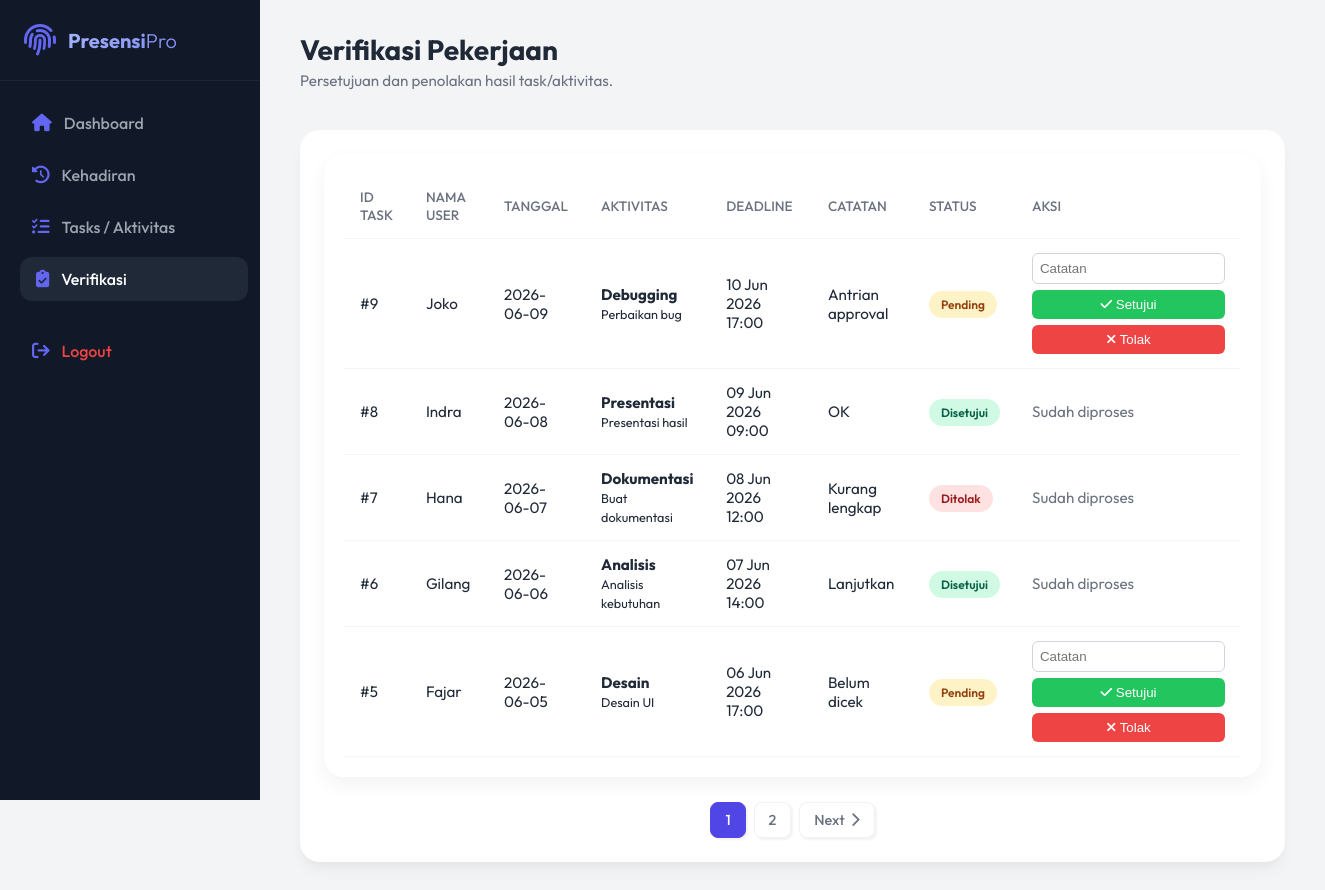
The app's page /verification/index.php (signed in) with its own data.
### tables this page shows
CREATE TABLE `verifications` (
  `id` int(11) NOT NULL,
  `status` enum('Pending','Disetujui','Ditolak') DEFAULT NULL,
  `catatan` varchar(500) DEFAULT NULL,
  `tanggal_approval` datetime DEFAULT NULL,
  `tasks_idtasks` int(11) DEFAULT NULL,
  `users_id` int(11) DEFAULT NULL
);

CREATE TABLE `users` (
  `id` int(11) NOT NULL,
  `nama` varchar(100) NOT NULL,
  `email` varchar(100) NOT NULL,
  `password` varchar(255) NOT NULL,
  `divisi` enum('IT','HR','Finance','Marketing','Operasional') NOT NULL,
  `status` enum('Aktif','Nonaktif') DEFAULT 'Aktif',
  `tipe_users_id` int(11) DEFAULT NULL
);

CREATE TABLE `tasks` (
  `id` int(11) NOT NULL,
  `tanggal` date NOT NULL,
  `aktivitas` varchar(255) DEFAULT NULL,
  `deskripsi` varchar(500) DEFAULT NULL,
  `file_lampiran` varchar(255) DEFAULT NULL,
  `file_hash` varchar(64) DEFAULT NULL COMMENT 'SHA-256 Hash dari file aslinya',
  `latitude` decimal(10,8) DEFAULT NULL COMMENT 'Lokasi garis lintang (latitude) pengumpulan',
  `longitude` decimal(11,8) DEFAULT NULL COMMENT 'Lokasi garis bujur (longitude) pengumpulan',
  `submitted_at` datetime DEFAULT NULL COMMENT 'Tanggal & Jam saat tugas di-submit/dikumpulkan',
  `deadline` datetime DEFAULT NULL,
  `status` enum('Pending','Proses','Selesai') DEFAULT 'Pending',
  `creator_id` int(11) DEFAULT NULL,
  `assignee_id` int(11) DEFAULT NULL
);

### models/Verification.php (called while the page is built, shortened)
<?php
class Verification
{
    private $conn;
    private $table_name = "verifications";
    public function __construct($db)
    {
        $this->conn = $db;
    }
    public function readPaging($from_record_num, $records_per_page, $powerLevel = null)
    {
        $query = "SELECT
                    v.*,
                    u.nama AS user_name,
                    t.aktivitas,
                    t.deskripsi,
                    t.tanggal,
                    t.deadline
                  FROM " . $this->table_name . " v
                  LEFT JOIN users u ON v.users_id = u.id
                  LEFT JOIN tasks t ON v.tasks_idtasks = t.id";
        if ($powerLevel !== null && $powerLevel < 5) {
            $query .= " WHERE (6 - u.tipe_users_id) < :powerLevel";
        }
        $query .= " ORDER BY v.id DESC LIMIT :from, :limit";
        $stmt = $this->conn->prepare($query);
        if ($powerLevel !== null && $powerLevel < 5) {
            $stmt->bindParam(':powerLevel', $powerLevel, PDO::PARAM_INT);
        }
        $stmt->bindParam(':from', $from_record_num, PDO::PARAM_INT);
        $stmt->bindParam(':limit', $records_per_page, PDO::PARAM_INT);
        $stmt->execute();
        return $stmt;
    }
    public function count($powerLevel = null, $status = null)
    {
        $query = "SELECT COUNT(*) as total_row FROM " . $this->table_name . " v LEFT JOIN users u ON v.users_id = u.id";
        $conditions = [];
        if ($powerLevel !== null && $powerLevel < 5) {
            $conditions[] = "(6 - u.tipe_users_id) < :powerLevel";
        }
        if (!empty($conditions)) {
            $query .= " WHERE " . implode(" AND ", $conditions);
        }
        $stmt = $this->conn->prepare($query);
        if ($powerLevel !== null && $powerLevel < 5) {
            $stmt->bindParam(':powerLevel', $powerLevel, PDO::PARAM_INT);
        }
        $stmt->execute();
        $row = $stmt->fetch(PDO::FETCH_ASSOC);
        return $row['total_row'];
    }
}
?>

### verification/index.php (the view, shortened to what this page needs)
<?php
require_once '../models/Verification.php';
$database = new Database();
$db = $database->getConnection();
$verification = new Verification($db);
$userPowerLevel = $_SESSION['power_level'] ?? 1;
$page = isset($_GET['page']) ? (int) $_GET['page'] : 1;
$records_per_page = 5;
$from_record_num = ($records_per_page * $page) - $records_per_page;
$filterPowerLevel = ($userPowerLevel < 5) ? $userPowerLevel : null;
$stmt = $verification->readPaging($from_record_num, $records_per_page, $filterPowerLevel);
$total_rows = $verification->count($filterPowerLevel);
$total_pages = ceil($total_rows / $records_per_page);
?>
<!DOCTYPE html>
<html lang="id">
<head>
    <link rel="stylesheet" href="https://cdnjs.cloudflare.com/ajax/libs/font-awesome/6.4.0/css/all.min.css">
    <link rel="stylesheet" href="../assets/css/style.css">
</head>
<body>
    <aside class="sidebar">
        <div class="sidebar-header">
            <i class="fa-solid fa-fingerprint fa-2x" style="color: var(--primary-light);"></i>
            <h2>Presensi<span style="color: white; font-weight: 300;">Pro</span></h2>
        </div>
        <ul class="nav-links">
            <li><a href="../index.php"><i class="fa-solid fa-house"></i> Dashboard</a></li>
            <li><a href="../kehadiran/index.php"><i class="fa-solid fa-clock-rotate-left"></i> Kehadiran</a></li>
            <li><a href="../tasks/index.php"><i class="fa-solid fa-list-check"></i> Tasks / Aktivitas</a></li>
            <?php if (isset($_SESSION['power_level']) && $_SESSION['power_level'] > 1): ?>
                <li><a href="index.php" class="active"><i class="fa-solid fa-clipboard-check"></i> Verifikasi</a></li>
            <?php endif; ?>
            <li style="margin-top: auto; padding-top: 20px;"><a href="../logout.php" style="color: #ef4444;"><i
                        class="fa-solid fa-arrow-right-from-bracket"></i> Logout</a></li>
        </ul>
    </aside>
    <main class="main-content">
        <header class="top-header">
            <div class="welcome-msg">
                <h1>Verifikasi Pekerjaan</h1>
                <p>Persetujuan dan penolakan hasil task/aktivitas.</p>
            </div>
        </header>
        <div class="section-card">
            <div class="table-responsive">
                <table>
                    <thead>
                        <tr>
                            <th>ID TASK</th>
                            <th>NAMA USER</th>
                            <th>TANGGAL</th>
                            <th>AKTIVITAS</th>
                            <th>DEADLINE</th>
                            <th>CATATAN</th>
                            <th>STATUS</th>
                            <th>AKSI</th>
                        </tr>
                    </thead>
                    <tbody>
                        <?php while ($row = $stmt->fetch(PDO::FETCH_ASSOC)): ?>
                            <tr>
                                <td>#<?php echo htmlspecialchars($row['tasks_idtasks']); ?></td>
                                <td><?php echo htmlspecialchars($row['user_name'] ?? '-'); ?></td>
                                <td><?php echo htmlspecialchars($row['tanggal'] ?? '-'); ?></td>
                                <td>
                                    <strong><?php echo htmlspecialchars($row['aktivitas'] ?? '-'); ?></strong><br>
                                    <small><?php echo htmlspecialchars($row['deskripsi'] ?? '-'); ?></small>
                                </td>
                                <td><?php echo isset($row['deadline']) ? date('d M Y H:i', strtotime($row['deadline'])) : '-'; ?></td>
                                <td><?php echo htmlspecialchars($row['catatan']); ?></td>
                                <td>
                                    <?php if ($row['status'] == 'Disetujui'): ?>
                                        <span class="status-badge" style="background:#D1FAE5; color:#065F46;">Disetujui</span>
                                    <?php elseif ($row['status'] == 'Pending'): ?>
                                        <span class="status-badge" style="background:#FEF3C7; color:#92400E;">Pending</span>
                                    <?php else: ?>
                                        <span class="status-badge" style="background:#FEE2E2; color:#991B1B;">Ditolak</span>
                                    <?php endif; ?>
                                </td>
                                <td>
                                    <?php if ($row['status'] == 'Pending'): ?>
                                        <form method="POST"
                                            style="display:flex; flex-direction:column; gap:6px; min-width:180px;">
                                            <input type="text" name="catatan" placeholder="Catatan"
                                                style="padding:7px; border:1px solid #d1d5db; border-radius:6px;">
                                            <button type="submit" name="status" value="Disetujui"
                                                style="padding:7px; background:#22c55e; color:white; border:none; border-radius:6px; cursor:pointer;">
                                                <i class="fa-solid fa-check"></i> Setujui
                                            </button>
                                            <button type="submit" name="status" value="Ditolak"
                                                style="padding:7px; background:#ef4444; color:white; border:none; border-radius:6px; cursor:pointer;">
                                                <i class="fa-solid fa-xmark"></i> Tolak
                                            </button>
                                        </form>
                                    <?php else: ?>
                                        <span style="color: var(--text-muted);">Sudah diproses</span>
                                    <?php endif; ?>
                                </td>
                            </tr>
                        <?php endwhile; ?>
                    </tbody>
                </table>
            </div>
            <?php if ($total_pages > 1): ?>
                <div class="pagination">
                    <?php for ($i = 1; $i <= $total_pages; $i++): ?>
                        <a href="?page=<?php echo $i; ?>"
                            class="page-link <?php echo $i == $page ? 'active' : ''; ?>"><?php echo $i; ?></a>
                    <?php endfor; ?>
                    <?php if ($page < $total_pages): ?>
                        <a href="?page=<?php echo $page + 1; ?>" class="page-link">Next <i
                                class="fa-solid fa-chevron-right"></i></a>
                    <?php endif; ?>
                </div>
            <?php endif; ?>
        </div>
    </main>
</body>
</html>

### assets/css/style.css (style rules this page uses)
:root { --primary: #4f46e5; --primary-light: #6366f1; --secondary: #10b981; --background: #f3f4f6; --surface: #ffffff; --text-main: #1f2937; --text-muted: #6b7280; --sidebar-bg: #111827; --sidebar-text: #9ca3af; --sidebar-hover: #1f2937; --card-shadow: 0 10px 15px -3px rgba(0, 0, 0, 0.05), 0 4px 6px -2px rgba(0, 0, 0, 0.025); --transition: all 0.3s cubic-bezier(0.4, 0, 0.2, 1); }
* { margin: 0; padding: 0; box-sizing: border-box; }
body { font-family: "Outfit", sans-serif; background-color: var(--background); color: var(--text-main); display: flex; min-height: 100vh; overflow-x: hidden; }
.sidebar { width: 260px; background-color: var(--sidebar-bg); color: white; display: flex; flex-direction: column; transition: var(--transition); position: fixed; height: 100vh; z-index: 50; }
.sidebar-header { padding: 24px; display: flex; align-items: center; gap: 12px; border-bottom: 1px solid rgba(255, 255, 255, 0.05); }
.sidebar-header h2 { font-size: 1.25rem; font-weight: 700; background: linear-gradient(135deg, #a5b4fc, #818cf8); background-clip: text; -webkit-background-clip: text; -webkit-text-fill-color: transparent; }
.nav-links { list-style: none; padding: 20px 0; flex: 1; }
.nav-links li { padding: 0 16px; margin-bottom: 8px; }
.nav-links a { display: flex; align-items: center; gap: 12px; color: var(--sidebar-text); text-decoration: none; padding: 12px 16px; border-radius: 12px; font-weight: 500; transition: var(--transition); }
.nav-links a:hover, .nav-links a.active { background-color: var(--sidebar-hover); color: white; transform: translateX(4px); }
.nav-links a i { font-size: 1.1rem; color: var(--primary-light); }
.main-content { flex: 1; margin-left: 260px; padding: 32px 40px; transition: var(--transition); }
.top-header { display: flex; justify-content: space-between; align-items: center; margin-bottom: 40px; }
.welcome-msg h1 { font-size: 1.75rem; font-weight: 700; color: var(--text-main); margin-bottom: 4px; }
.welcome-msg p { color: var(--text-muted); font-size: 0.95rem; }
.section-card { background: var(--surface); border-radius: 20px; padding: 24px; box-shadow: var(--card-shadow); }
table { width: 100%; border-collapse: collapse; }
.table-responsive { background: #fff; padding: 20px; border-radius: 20px; margin-bottom: 25px; box-shadow: 0 8px 20px rgba(0, 0, 0, 0.05); }
.status-badge { padding: 6px 12px; border-radius: 8px; font-weight: 600; font-size: 0.9em; }
th, td { padding: 14px 16px; text-align: left; border-bottom: 1px solid #f3f4f6; }
th { color: var(--text-muted); font-weight: 500; font-size: 0.85rem; text-transform: uppercase; }
td { font-size: 0.95rem; color: var(--text-main); }
.status-badge { padding: 6px 12px; border-radius: 20px; font-size: 0.75rem; font-weight: 600; }
.pagination { display: flex; justify-content: center; align-items: center; gap: 8px; margin-top: 24px; }
.page-link { display: inline-flex; align-items: center; justify-content: center; gap: 6px; padding: 8px 14px; background: var(--surface); border: 1px solid rgba(0, 0, 0, 0.05); border-radius: 8px; box-shadow: 2px 2px 2px rgba(0, 0, 0, 0.05); color: var(--text-muted); text-decoration: none; font-size: 0.9rem; font-weight: 500; transition: var(--transition); }
.page-link.active { background: var(--primary); color: white; border-color: var(--primary); }

### records on screen
verifications: tasks_idtasks "9", users.nama "Joko", tasks.tanggal "2026-06-09", tasks.aktivitas "Debugging", tasks.deskripsi "Perbaikan bug", tasks.deadline "10 Jun 2026 17:00", catatan "Antrian approval", status "Pending"
verifications: tasks_idtasks "8", users.nama "Indra", tasks.tanggal "2026-06-08", tasks.aktivitas "Presentasi", tasks.deskripsi "Presentasi hasil", tasks.deadline "09 Jun 2026 09:00", catatan "OK", status "Disetujui"
verifications: tasks_idtasks "7", users.nama "Hana", tasks.tanggal "2026-06-07", tasks.aktivitas "Dokumentasi", tasks.deskripsi "Buat dokumentasi", tasks.deadline "08 Jun 2026 12:00", catatan "Kurang lengkap", status "Ditolak"
verifications: tasks_idtasks "6", users.nama "Gilang", tasks.tanggal "2026-06-06", tasks.aktivitas "Analisis", tasks.deskripsi "Analisis kebutuhan", tasks.deadline "07 Jun 2026 14:00", catatan "Lanjutkan", status "Disetujui"
verifications: tasks_idtasks "5", users.nama "Fajar", tasks.tanggal "2026-06-05", tasks.aktivitas "Desain", tasks.deskripsi "Desain UI", tasks.deadline "06 Jun 2026 17:00", catatan "Belum dicek", status "Pending"
